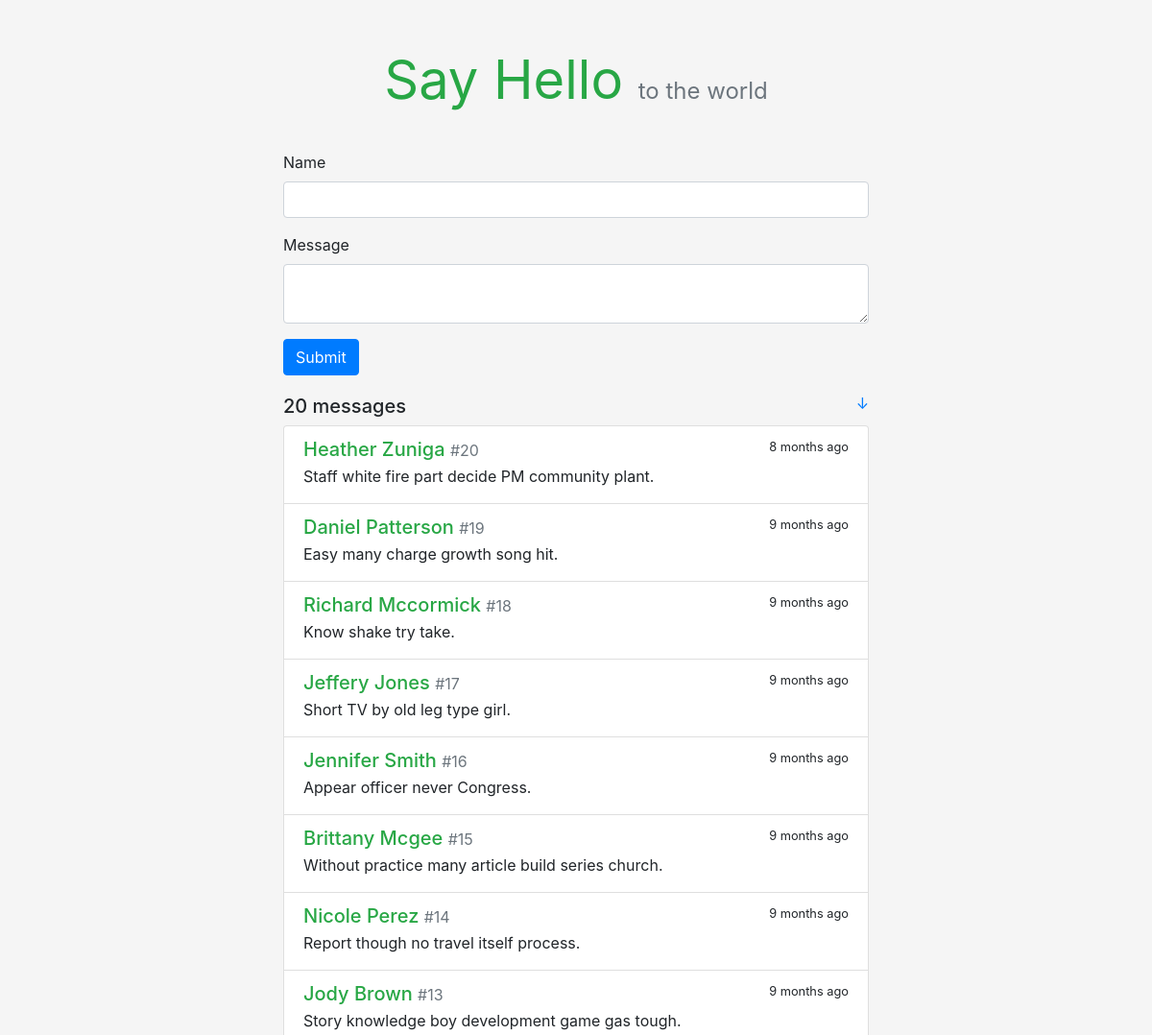
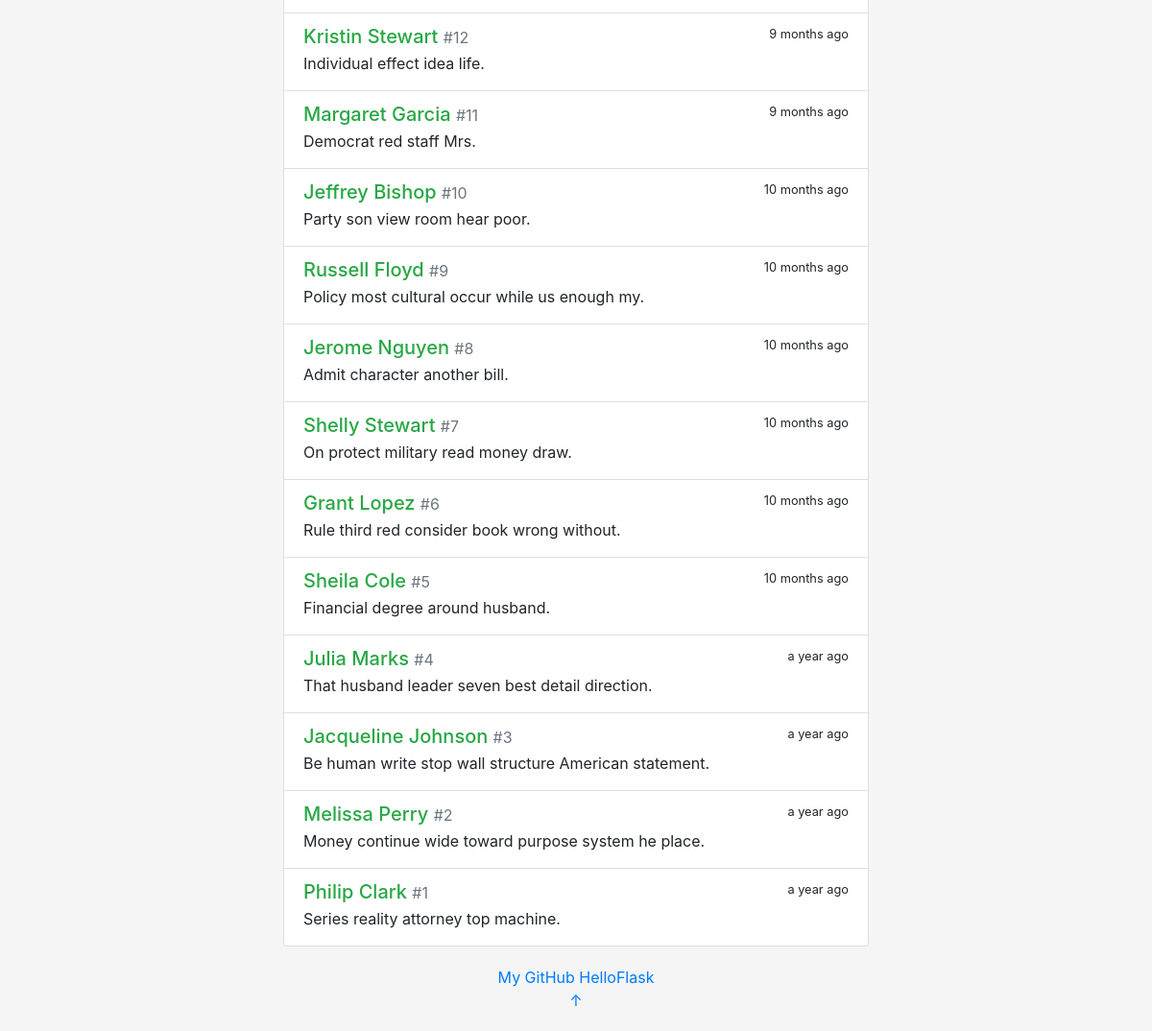
The page / on the database its author committed (2 pictures, top to bottom).
### app/models.py (models this page shows)
class Message(db.Model):
    id=db.Column(db.Integer,primary_key = True)
    body=db.Column(db.String(200))
    name=db.Column(db.String(20))
    timestamp=db.Column(db.DateTime,default = datetime.utcnow,index = True)     #存储每一条留言的发表时间

### app/views.py (the view, shortened to what this page needs)
@app.route('/',methods = ['GET','POST'])
def index():
    messages=Message.query.order_by(Message.timestamp.desc()).all()
    form=HelloForm()
    return render_template('index.html',form=form,messages=messages)

### app/forms.py
class HelloForm(FlaskForm):
    name=StringField('Name',validators = [DataRequired(),Length(1,20)])
    body=TextAreaField('Message',validators = [DataRequired(),Length(1,200)])
    submit=SubmitField()

### app/templates/index.html
{% extends 'base.html' %}
{% from 'bootstrap/form.html' import render_form %}
{% block content %}
    <div class="hello-form">
        {{ render_form(form, action=request.full_path) }}
    </div>
    <h5>
        {{ messages|length }} messages
        <small class="float-right">
            <a href="#bottom" title="Go Bottom">&darr;</a>
        </small>
    </h5>
    <div class="list-group">
        {% for message in messages %}
            <a class="list-group-item list-group-item-action flex-column">
                <div class="d-flex w-100 justify-content-between">
                    <h5 class="mb-1 text-success">{{ message.name }}
                        <small class="text-muted"> #{{ loop.revindex }}</small>
                    </h5>
                    <small data-toggle="tooltip" data-placement="top"
                           data-timestamp="{{ message.timestamp.strftime('%Y-%m-%dT%H:%M:%SZ') }}"
                           data-delay="500">
                        {{ moment(message.timestamp).fromNow(refresh=True) }}
                    </small>
                </div>
                <p class="mb-1">{{ message.body }}</p>
            </a>
        {% endfor %}
    </div>
{% endblock %}

### app/templates/base.html (shortened to what this page needs)
<!DOCTYPE html>
<html lang="en">
<head>
    <link rel="stylesheet" href="{{ url_for('static', filename='css/bootstrap.min.css') }}" type="text/css">
    <link rel="stylesheet" href="{{ url_for('static', filename='css/style.css') }}" type="text/css">
</head>
<body>
    <main class="container">
        <header>
            <h1 class="text-center display-4">
                <a href="{{ url_for('index') }}" class="text-success"><strong>Say Hello</strong></a>
                <small class="text-muted sub-title">to the world</small>
            </h1>
        </header>
        {% block content %}{% endblock %}
        <footer class="text-center">
            {% block footer %}
            <a href="https://github.com/Mr-ZDS/Flask/tree/master" title="Fork me on GitHub">My GitHub</a>
                <a href="http://helloflask.com" title="A HelloFlask project">HelloFlask</a>
            <p><a id="bottom" href="#" title="Go Top">&uarr;</a></p>
            {% endblock %}
        </footer>
    </main>
</body>
</html>

### app/static/css/style.css (style rules this page uses)
body { background-color: rgb(245, 245, 245) !important; }
p { overflow-wrap: break-word; word-wrap: break-word; }
.container { max-width: 640px !important; }
.hello-form { margin-bottom: 20px; }
header { margin: 50px 0 40px 0; }
header h1 { font-size: 60px; font-weight: bold; }
.sub-title { font-size: 24px; }
header a { text-decoration: none !important; }
footer { margin: 20px; }

### rows shown on the page
Message: name "Heather Zuniga", timestamp "8 months ago", body "Staff white fire part decide PM community plant."
Message: name "Daniel Patterson", timestamp "9 months ago", body "Easy many charge growth song hit."
Message: name "Richard Mccormick", timestamp "9 months ago", body "Know shake try take."
Message: name "Jeffery Jones", timestamp "9 months ago", body "Short TV by old leg type girl."
Message: name "Jennifer Smith", timestamp "9 months ago", body "Appear officer never Congress."
Message: name "Brittany Mcgee", timestamp "9 months ago", body "Without practice many article build series church."
Message: name "Nicole Perez", timestamp "9 months ago", body "Report though no travel itself process."
Message: name "Jody Brown", timestamp "9 months ago", body "Story knowledge boy development game gas tough."
Message: name "Kristin Stewart", timestamp "9 months ago", body "Individual effect idea life."
Message: name "Margaret Garcia", timestamp "9 months ago", body "Democrat red staff Mrs."
Message: name "Jeffrey Bishop", timestamp "10 months ago", body "Party son view room hear poor."
Message: name "Russell Floyd", timestamp "10 months ago", body "Policy most cultural occur while us enough my."
Message: name "Jerome Nguyen", timestamp "10 months ago", body "Admit character another bill."
Message: name "Shelly Stewart", timestamp "10 months ago", body "On protect military read money draw."
Message: name "Grant Lopez", timestamp "10 months ago", body "Rule third red consider book wrong without."
Message: name "Sheila Cole", timestamp "10 months ago", body "Financial degree around husband."
Message: name "Julia Marks", timestamp "a year ago", body "That husband leader seven best detail direction."
Message: name "Jacqueline Johnson", timestamp "a year ago", body "Be human write stop wall structure American statement."
Message: name "Melissa Perry", timestamp "a year ago", body "Money continue wide toward purpose system he place."
Message: name "Philip Clark", timestamp "a year ago", body "Series reality attorney top machine."

### other values the page prints
{{ messages|length }} "20"
